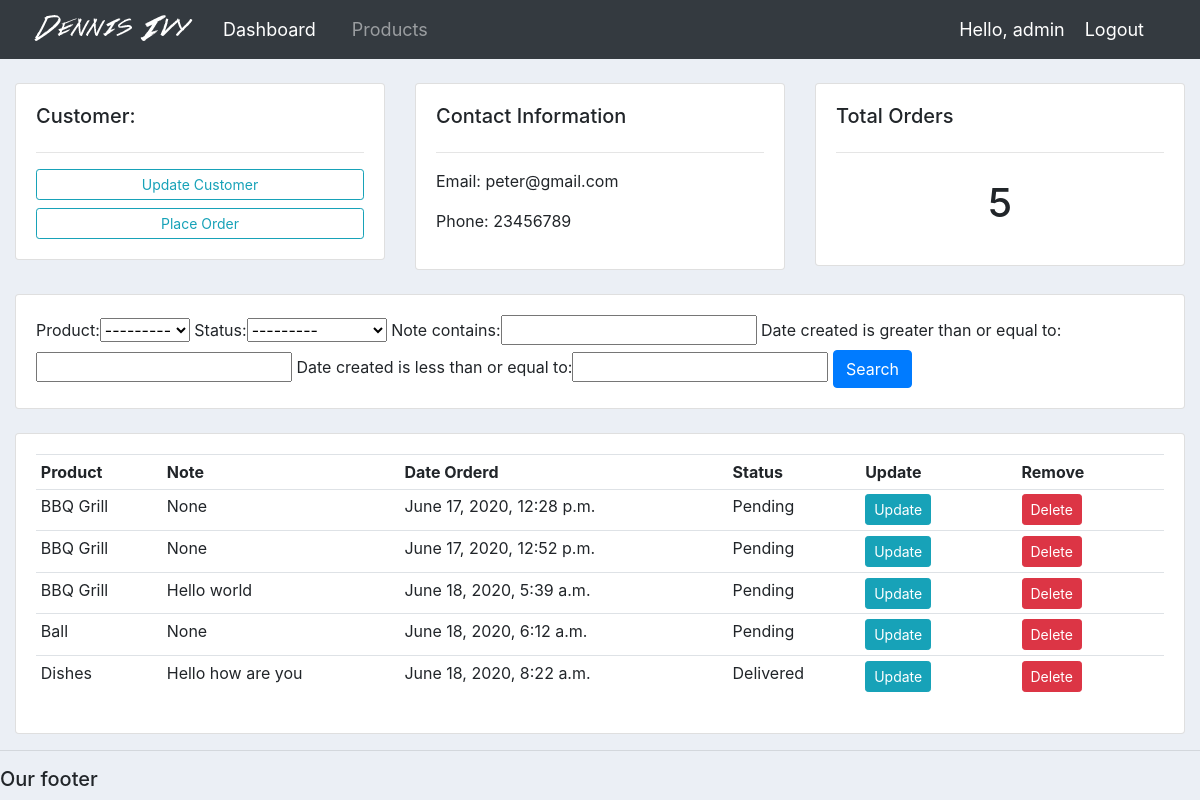
Screenshot of /customer/2/ (signed in) with the database file from the repository.
### accounts/models.py (models this page shows, shortened)
class Customer(models.Model):
	user = models.OneToOneField(User, null=True, blank=True, on_delete=models.CASCADE)
	name = models.CharField(max_length=200, null=True)
	phone = models.CharField(max_length=200, null=True)
	email = models.CharField(max_length=200, null=True)
	profile_pic = models.ImageField(default='profile1.png', null=True, blank=True)
	date_created = models.DateTimeField(auto_now_add=True, null=True)

class Order(models.Model):
	STATUS = (
			('Pending', 'Pending'),
			('Out for delivery', 'Out for delivery'),
			('Delivered', 'Delivered'),
			)
	customer = models.ForeignKey(Customer, null=True, on_delete= models.SET_NULL)
	product = models.ForeignKey(Product, null=True, on_delete= models.SET_NULL)
	date_created = models.DateTimeField(auto_now_add=True, null=True)
	status = models.CharField(max_length=200, null=True, choices=STATUS)
	note = models.CharField(max_length=200, null=True)

class Product(models.Model):
	CATEGORY = (
			('Indoor', 'Indoor'),
			('Out Door', 'Out Door'),
			)
	name = models.CharField(max_length=200, null=True)
	price = models.FloatField(null=True)
	category = models.CharField(max_length=200, null=True, choices=CATEGORY)
	description = models.CharField(max_length=200, null=True, blank=True)
	date_created = models.DateTimeField(auto_now_add=True, null=True)
	tags = models.ManyToManyField(Tag)
	def __str__(self):
		return self.name

### accounts/decorators.py (the view)
        def wrapper_func(request, *args, **kwargs):
            group = None
            if request.user.groups.exists():
                group = request.user.groups.all()[0].name
            if group in allowed_rules:
                return view_func(request, *args, **kwargs)
            else:
                return HttpResponse('Your are not authorized to view this page')

### accounts/views.py (called while the page is built)
@login_required(login_url='login')
@allowed_users(allowed_rules=['admin'])
def customer(request, pk_test):
    customer = Customer.objects.get(id=pk_test)
    orders = customer.order_set.all()
    order_count = orders.count()
    myFilter = OrderFilter(request.GET, queryset=orders)
    orders = myFilter.qs
    context = {'customer': customer, 'orders': orders, 'order_count': order_count, 'myFilter': myFilter}
    return render(request, 'accounts/customer.html', context)

### accounts/templates/accounts/customer.html
{%  extends 'accounts/main.html' %}
{% block content %}
	<br>
<div class="row">
	<div class="col-md">
		<div class="card card-body">
			<h5>Customer:</h5>
			<hr>
			<a class="btn btn-outline-info  btn-sm btn-block" href="">Update Customer</a>
			<a class="btn btn-outline-info  btn-sm btn-block" href="{% url 'create_order' customer.id %}">Place Order</a>
		</div>
	</div>
	<div class="col-md">
		<div class="card card-body">
			<h5>Contact Information</h5>
			<hr>
			<p>Email: {{customer.email}}</p>
			<p>Phone: {{customer.phone}}</p>
		</div>
	</div>
	<div class="col-md">
		<div class="card card-body">
			<h5>Total Orders</h5>
			<hr>
			<h1 style="text-align: center;padding: 10px">{{order_count}}</h1>
		</div>
	</div>
</div>
<br>
<div class="row">
	<div class="col">
		<div class="card card-body">
			<form method="get">
				{{myFilter.form}}
		    <button class="btn btn-primary" type="submit">Search</button>
		  </form>
		</div>
	</div>
</div>
<br>
<div class="row">
	<div class="col-md">
		<div class="card card-body">
			<table class="table table-sm">
				<tr>
					<th>Product</th>
					<th>Note</th>
					<th>Date Orderd</th>
					<th>Status</th>
					<th>Update</th>
					<th>Remove</th>
				</tr>
				{% for order in orders %}
				<tr>
					<td>{{order.product}}</td>
					<td>{{order.note}}</td>
					<td>{{order.date_created}}</td>
					<td>{{order.status}}</td>
					<td><a class="btn btn-sm btn-info" href="{% url 'update_order' order.id %}">Update</a></td>
					<td><a class="btn btn-sm btn-danger" href="{% url 'delete_order' order.id %}">Delete</a></td>
				</tr>
				{% endfor %}
			</table>
		</div>
	</div>
</div>
{% endblock %}

### accounts/templates/accounts/navbar.html (shortened to what this page needs)
{% load static %}
<nav class="navbar navbar-expand-lg navbar-dark bg-dark">
    <img src="{% static 'images/logo.png' %}">
    <div class="collapse navbar-collapse" id="navbarNav">
        <ul class="navbar-nav">
            {% if request.user.is_staff %}
            <li class="nav-item active">
                <a class="nav-link" href="{% url 'home' %}">Dashboard</a>
            </li>
            <li class="nav-item">
                <a class="nav-link" href="{% url 'products' %}">Products</a>
            </li>
            {% else %}
            <li class="nav-item">
                <a class="nav-link" href="{% url 'account' %}">Settings</a>
            </li>
            {% endif %}
        </ul>
    </div>
    <span>Hello, {{request.user}}</span>
    <span>
        <a href="{% url 'logout' %}">Logout</a>
    </span>
</nav>

### static/css/main.css (style rules this page uses)
body { background-color: #ebeff5; }

### accounts/templates/accounts/navbar.html (style rules this page uses)
span { font-size: 18px; color: #ffff; margin-right: 20px; }
a { font-size: 18px; color: #ffff; margin-right: 20px; }

### rows the page displays
Customer: email "peter@gmail.com", phone "23456789"
Order: product "BBQ Grill", note "None", date_created "June 17, 2020, 12:28 p.m.", status "Pending"
Order: product "BBQ Grill", note "None", date_created "June 17, 2020, 12:52 p.m.", status "Pending"
Order: product "BBQ Grill", note "Hello world", date_created "June 18, 2020, 5:39 a.m.", status "Pending"
Order: product "Ball", note "None", date_created "June 18, 2020, 6:12 a.m.", status "Pending"
Order: product "Dishes", note "Hello how are you", date_created "June 18, 2020, 8:22 a.m.", status "Delivered"

### other values shown
{{ request.user }} "admin"
{{ order_count }} "5"
